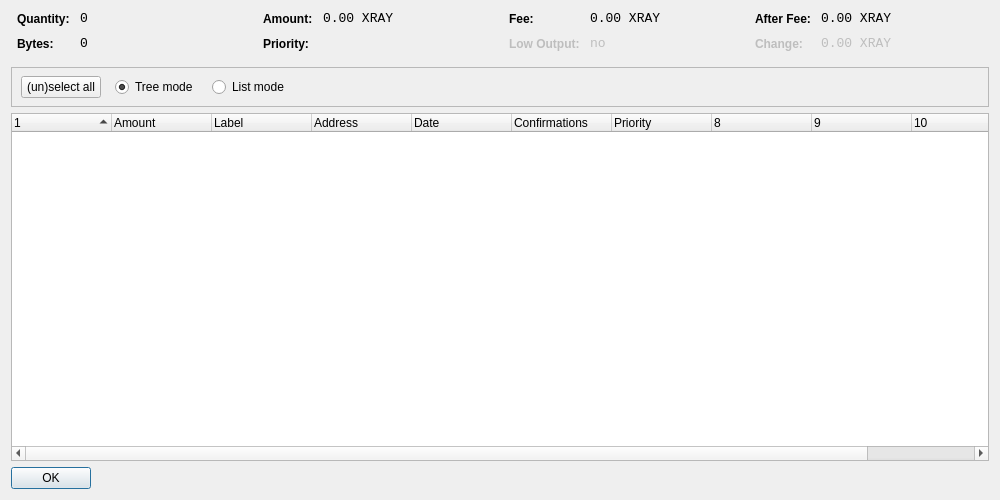
<?xml version="1.0" encoding="UTF-8"?>
<ui version="4.0">
 <class>CoinControlDialog</class>
 <widget class="QDialog" name="CoinControlDialog">
  <property name="geometry">
   <rect>
    <x>0</x>
    <y>0</y>
    <width>1000</width>
    <height>500</height>
   </rect>
  </property>
  <property name="windowTitle">
   <string>Coin Control</string>
  </property>
  <layout class="QVBoxLayout" name="verticalLayout">
   <item>
    <layout class="QHBoxLayout" name="horizontalLayoutTop" stretch="0,0,0,0">
     <property name="topMargin">
      <number>0</number>
     </property>
     <property name="bottomMargin">
      <number>10</number>
     </property>
     <item>
      <layout class="QFormLayout" name="formLayoutCoinControl1">
       <property name="horizontalSpacing">
        <number>10</number>
       </property>
       <property name="verticalSpacing">
        <number>10</number>
       </property>
       <property name="leftMargin">
        <number>6</number>
       </property>
       <property name="rightMargin">
        <number>6</number>
       </property>
       <item row="0" column="0">
        <widget class="QLabel" name="labelCoinControlQuantityText">
         <property name="styleSheet">
          <string notr="true">font-weight:bold;</string>
         </property>
         <property name="text">
          <string>Quantity:</string>
         </property>
        </widget>
       </item>
       <item row="0" column="1">
        <widget class="QLabel" name="labelCoinControlQuantity">
         <property name="font">
          <font>
           <family>Monospace</family>
           <pointsize>10</pointsize>
          </font>
         </property>
         <property name="cursor">
          <cursorShape>IBeamCursor</cursorShape>
         </property>
         <property name="contextMenuPolicy">
          <enum>Qt::ActionsContextMenu</enum>
         </property>
         <property name="text">
          <string notr="true">0</string>
         </property>
         <property name="textInteractionFlags">
          <set>Qt::LinksAccessibleByMouse|Qt::TextSelectableByKeyboard|Qt::TextSelectableByMouse</set>
         </property>
        </widget>
       </item>
       <item row="1" column="0">
        <widget class="QLabel" name="labelCoinControlBytesText">
         <property name="styleSheet">
          <string notr="true">font-weight:bold;</string>
         </property>
         <property name="text">
          <string>Bytes:</string>
         </property>
        </widget>
       </item>
       <item row="1" column="1">
        <widget class="QLabel" name="labelCoinControlBytes">
         <property name="font">
          <font>
           <family>Monospace</family>
           <pointsize>10</pointsize>
          </font>
         </property>
         <property name="cursor">
          <cursorShape>IBeamCursor</cursorShape>
         </property>
         <property name="contextMenuPolicy">
          <enum>Qt::ActionsContextMenu</enum>
         </property>
         <property name="text">
          <string notr="true">0</string>
         </property>
         <property name="textInteractionFlags">
          <set>Qt::LinksAccessibleByMouse|Qt::TextSelectableByKeyboard|Qt::TextSelectableByMouse</set>
         </property>
        </widget>
       </item>
      </layout>
     </item>
     <item>
      <layout class="QFormLayout" name="formLayoutCoinControl2">
       <property name="horizontalSpacing">
        <number>10</number>
       </property>
       <property name="verticalSpacing">
        <number>10</number>
       </property>
       <property name="leftMargin">
        <number>6</number>
       </property>
       <property name="rightMargin">
        <number>6</number>
       </property>
       <item row="0" column="0">
        <widget class="QLabel" name="labelCoinControlAmountText">
         <property name="styleSheet">
          <string notr="true">font-weight:bold;</string>
         </property>
         <property name="text">
          <string>Amount:</string>
         </property>
        </widget>
       </item>
       <item row="0" column="1">
        <widget class="QLabel" name="labelCoinControlAmount">
         <property name="font">
          <font>
           <family>Monospace</family>
           <pointsize>10</pointsize>
          </font>
         </property>
         <property name="cursor">
          <cursorShape>IBeamCursor</cursorShape>
         </property>
         <property name="contextMenuPolicy">
          <enum>Qt::ActionsContextMenu</enum>
         </property>
         <property name="text">
          <string notr="true">0.00 XRAY</string>
         </property>
         <property name="textInteractionFlags">
          <set>Qt::LinksAccessibleByMouse|Qt::TextSelectableByKeyboard|Qt::TextSelectableByMouse</set>
         </property>
        </widget>
       </item>
       <item row="1" column="0">
        <widget class="QLabel" name="labelCoinControlPriorityText">
         <property name="styleSheet">
          <string notr="true">font-weight:bold;</string>
         </property>
         <property name="text">
          <string>Priority:</string>
         </property>
        </widget>
       </item>
       <item row="1" column="1">
        <widget class="QLabel" name="labelCoinControlPriority">
         <property name="font">
          <font>
           <family>Monospace</family>
           <pointsize>10</pointsize>
          </font>
         </property>
         <property name="cursor">
          <cursorShape>IBeamCursor</cursorShape>
         </property>
         <property name="contextMenuPolicy">
          <enum>Qt::ActionsContextMenu</enum>
         </property>
         <property name="text">
          <string/>
         </property>
         <property name="textInteractionFlags">
          <set>Qt::LinksAccessibleByMouse|Qt::TextSelectableByKeyboard|Qt::TextSelectableByMouse</set>
         </property>
        </widget>
       </item>
      </layout>
     </item>
     <item>
      <layout class="QFormLayout" name="formLayoutCoinControl3">
       <property name="horizontalSpacing">
        <number>10</number>
       </property>
       <property name="verticalSpacing">
        <number>10</number>
       </property>
       <property name="leftMargin">
        <number>6</number>
       </property>
       <property name="rightMargin">
        <number>6</number>
       </property>
       <item row="0" column="0">
        <widget class="QLabel" name="labelCoinControlFeeText">
         <property name="styleSheet">
          <string notr="true">font-weight:bold;</string>
         </property>
         <property name="text">
          <string>Fee:</string>
         </property>
        </widget>
       </item>
       <item row="0" column="1">
        <widget class="QLabel" name="labelCoinControlFee">
         <property name="font">
          <font>
           <family>Monospace</family>
           <pointsize>10</pointsize>
          </font>
         </property>
         <property name="cursor">
          <cursorShape>IBeamCursor</cursorShape>
         </property>
         <property name="contextMenuPolicy">
          <enum>Qt::ActionsContextMenu</enum>
         </property>
         <property name="text">
          <string notr="true">0.00 XRAY</string>
         </property>
         <property name="textInteractionFlags">
          <set>Qt::LinksAccessibleByMouse|Qt::TextSelectableByKeyboard|Qt::TextSelectableByMouse</set>
         </property>
        </widget>
       </item>
       <item row="1" column="0">
        <widget class="QLabel" name="labelCoinControlLowOutputText">
         <property name="enabled">
          <bool>false</bool>
         </property>
         <property name="styleSheet">
          <string notr="true">font-weight:bold;</string>
         </property>
         <property name="text">
          <string>Low Output:</string>
         </property>
        </widget>
       </item>
       <item row="1" column="1">
        <widget class="QLabel" name="labelCoinControlLowOutput">
         <property name="enabled">
          <bool>false</bool>
         </property>
         <property name="font">
          <font>
           <family>Monospace</family>
           <pointsize>10</pointsize>
          </font>
         </property>
         <property name="cursor">
          <cursorShape>IBeamCursor</cursorShape>
         </property>
         <property name="contextMenuPolicy">
          <enum>Qt::ActionsContextMenu</enum>
         </property>
         <property name="text">
          <string notr="true">no</string>
         </property>
         <property name="textInteractionFlags">
          <set>Qt::LinksAccessibleByMouse|Qt::TextSelectableByKeyboard|Qt::TextSelectableByMouse</set>
         </property>
        </widget>
       </item>
      </layout>
     </item>
     <item>
      <layout class="QFormLayout" name="formLayoutCoinControl4">
       <property name="horizontalSpacing">
        <number>10</number>
       </property>
       <property name="verticalSpacing">
        <number>10</number>
       </property>
       <property name="leftMargin">
        <number>6</number>
       </property>
       <property name="rightMargin">
        <number>6</number>
       </property>
       <item row="0" column="0">
        <widget class="QLabel" name="labelCoinControlAfterFeeText">
         <property name="styleSheet">
          <string notr="true">font-weight:bold;</string>
         </property>
         <property name="text">
          <string>After Fee:</string>
         </property>
        </widget>
       </item>
       <item row="0" column="1">
        <widget class="QLabel" name="labelCoinControlAfterFee">
         <property name="font">
          <font>
           <family>Monospace</family>
           <pointsize>10</pointsize>
          </font>
         </property>
         <property name="cursor">
          <cursorShape>IBeamCursor</cursorShape>
         </property>
         <property name="contextMenuPolicy">
          <enum>Qt::ActionsContextMenu</enum>
         </property>
         <property name="text">
          <string notr="true">0.00 XRAY</string>
         </property>
         <property name="textInteractionFlags">
          <set>Qt::LinksAccessibleByMouse|Qt::TextSelectableByKeyboard|Qt::TextSelectableByMouse</set>
         </property>
        </widget>
       </item>
       <item row="1" column="0">
        <widget class="QLabel" name="labelCoinControlChangeText">
         <property name="enabled">
          <bool>false</bool>
         </property>
         <property name="styleSheet">
          <string notr="true">font-weight:bold;</string>
         </property>
         <property name="text">
          <string>Change:</string>
         </property>
        </widget>
       </item>
       <item row="1" column="1">
        <widget class="QLabel" name="labelCoinControlChange">
         <property name="enabled">
          <bool>false</bool>
         </property>
         <property name="font">
          <font>
           <family>Monospace</family>
           <pointsize>10</pointsize>
          </font>
         </property>
         <property name="cursor">
          <cursorShape>IBeamCursor</cursorShape>
         </property>
         <property name="contextMenuPolicy">
          <enum>Qt::ActionsContextMenu</enum>
         </property>
         <property name="text">
          <string notr="true">0.00 XRAY</string>
         </property>
         <property name="textInteractionFlags">
          <set>Qt::LinksAccessibleByMouse|Qt::TextSelectableByKeyboard|Qt::TextSelectableByMouse</set>
         </property>
        </widget>
       </item>
      </layout>
     </item>
    </layout>
   </item>
   <item>
    <widget class="QFrame" name="frame">
     <property name="minimumSize">
      <size>
       <width>0</width>
       <height>40</height>
      </size>
     </property>
     <property name="frameShape">
      <enum>QFrame::StyledPanel</enum>
     </property>
     <property name="frameShadow">
      <enum>QFrame::Sunken</enum>
     </property>
     <widget class="QWidget" name="horizontalLayoutWidget">
      <property name="geometry">
       <rect>
        <x>10</x>
        <y>0</y>
        <width>781</width>
        <height>41</height>
       </rect>
      </property>
      <layout class="QHBoxLayout" name="horizontalLayoutPanel" stretch="0,0,0,0,0">
       <property name="spacing">
        <number>14</number>
       </property>
       <item>
        <widget class="QPushButton" name="pushButtonSelectAll">
         <property name="sizePolicy">
          <sizepolicy hsizetype="Maximum" vsizetype="Fixed">
           <horstretch>0</horstretch>
           <verstretch>0</verstretch>
          </sizepolicy>
         </property>
         <property name="text">
          <string>(un)select all</string>
         </property>
        </widget>
       </item>
       <item>
        <widget class="QRadioButton" name="radioTreeMode">
         <property name="sizePolicy">
          <sizepolicy hsizetype="Maximum" vsizetype="Fixed">
           <horstretch>0</horstretch>
           <verstretch>0</verstretch>
          </sizepolicy>
         </property>
         <property name="text">
          <string>Tree mode</string>
         </property>
         <property name="checked">
          <bool>true</bool>
         </property>
        </widget>
       </item>
       <item>
        <widget class="QRadioButton" name="radioListMode">
         <property name="sizePolicy">
          <sizepolicy hsizetype="Maximum" vsizetype="Fixed">
           <horstretch>0</horstretch>
           <verstretch>0</verstretch>
          </sizepolicy>
         </property>
         <property name="text">
          <string>List mode</string>
         </property>
        </widget>
       </item>
       <item>
        <spacer name="horizontalSpacer">
         <property name="orientation">
          <enum>Qt::Horizontal</enum>
         </property>
         <property name="sizeHint" stdset="0">
          <size>
           <width>40</width>
           <height>20</height>
          </size>
         </property>
        </spacer>
       </item>
      </layout>
     </widget>
    </widget>
   </item>
   <item>
    <widget class="CoinControlTreeWidget" name="treeWidget">
     <property name="contextMenuPolicy">
      <enum>Qt::CustomContextMenu</enum>
     </property>
     <property name="sortingEnabled">
      <bool>false</bool>
     </property>
     <property name="columnCount">
      <number>11</number>
     </property>
     <attribute name="headerShowSortIndicator" stdset="0">
      <bool>true</bool>
     </attribute>
     <attribute name="headerStretchLastSection">
      <bool>false</bool>
     </attribute>
     <column>
      <property name="text">
       <string/>
      </property>
     </column>
     <column>
      <property name="text">
       <string>Amount</string>
      </property>
     </column>
     <column>
      <property name="text">
       <string>Label</string>
      </property>
     </column>
     <column>
      <property name="text">
       <string>Address</string>
      </property>
     </column>
     <column>
      <property name="text">
       <string>Date</string>
      </property>
     </column>
     <column>
      <property name="text">
       <string>Confirmations</string>
      </property>
      <property name="toolTip">
       <string>Confirmed</string>
      </property>
     </column>
     <column>
      <property name="text">
       <string>Priority</string>
      </property>
     </column>
     <column>
      <property name="text">
       <string/>
      </property>
     </column>
     <column>
      <property name="text">
       <string/>
      </property>
     </column>
     <column>
      <property name="text">
       <string/>
      </property>
     </column>
     <column>
      <property name="text">
       <string/>
      </property>
     </column>
    </widget>
   </item>
   <item>
    <widget class="QDialogButtonBox" name="buttonBox">
     <property name="sizePolicy">
      <sizepolicy hsizetype="Maximum" vsizetype="Fixed">
       <horstretch>0</horstretch>
       <verstretch>0</verstretch>
      </sizepolicy>
     </property>
     <property name="orientation">
      <enum>Qt::Horizontal</enum>
     </property>
     <property name="standardButtons">
      <set>QDialogButtonBox::Ok</set>
     </property>
    </widget>
   </item>
  </layout>
 </widget>
 <customwidgets>
  <customwidget>
   <class>CoinControlTreeWidget</class>
   <extends>QTreeWidget</extends>
   <header>coincontroltreewidget.h</header>
  </customwidget>
 </customwidgets>
 <resources/>
 <connections/>
</ui>
